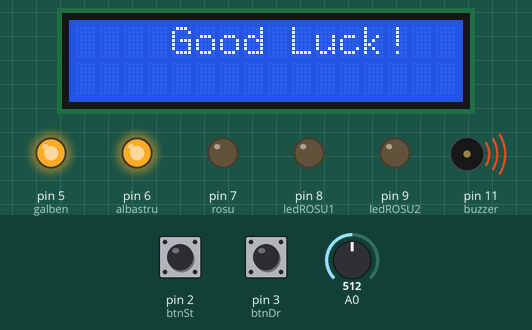
Recording of a sketch running on a simulated Arduino Uno, built with avr-gcc and run on an emulated ATmega328P. Shown: 16×2 character LCD, output pins drawn as LEDs (lit = HIGH), buzzer (waves = sounding). The test bench sets the inputs (shaded band); at power-on: pin 2 (btnSt) HIGH, A0 = 512, pin 3 (btnDr) HIGH. Random numbers use the default seed unless the sketch sets one.

Above: at 1.2 s.
1.3 s: pin 2 (btnSt) pulled LOW for 3.2 s
At 5.2 s:
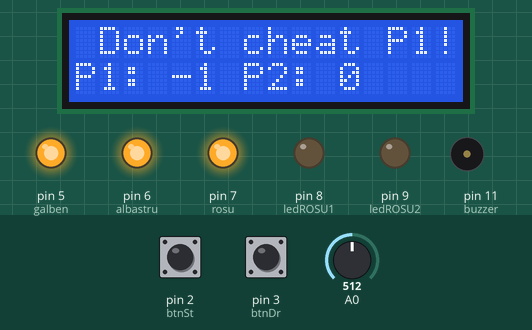
9.0 s: pin 2 (btnSt) pulled LOW for 1 s
At 10.9 s:
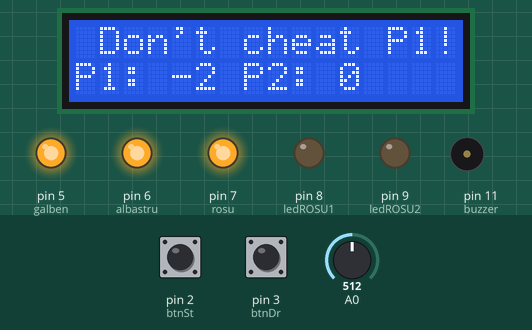
11.5 s: A0 set to 511
At 17.3 s:
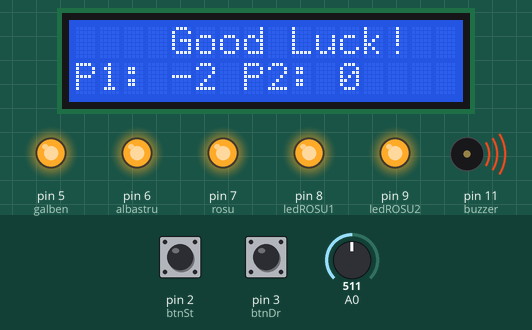
17.5 s: pin 2 (btnSt) pulled LOW for 0.15 s
At 18.1 s:
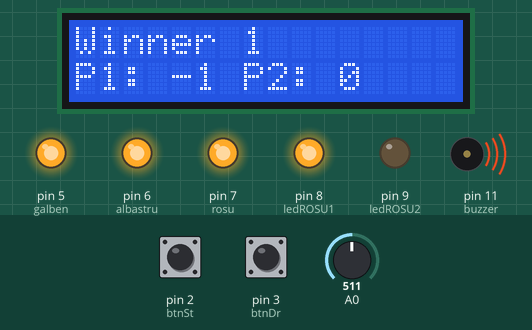
Timing chart, 0 to 23.3 s (numbered marks = the images above; inputs shaded):
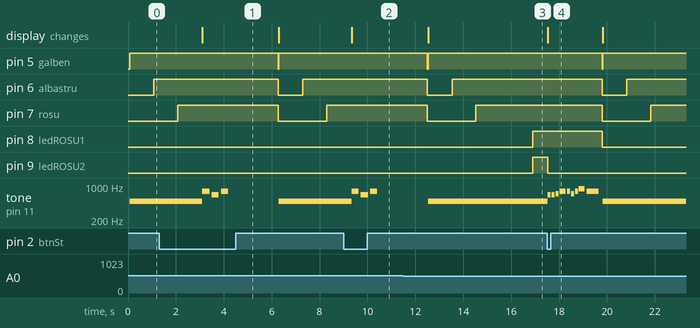

Measured:
- after the input at 1.3 s, pin 5 (galben): HIGH → LOW after 5.0 s, → HIGH 0.03 s later; pin 6 (albastru): HIGH → LOW after 5.0 s, → HIGH 1.0 s later; tone on pin 11 (buzzer): plays 784 Hz for 0.30 s, 659 Hz for 0.30 s, 784 Hz for 0.30 s, 490 Hz for 2.7 s, starting after 1.8 s; the display: changes after 1.8 s (image 1)
- after the input at 9.0 s, tone on pin 11 (buzzer): plays 784 Hz for 0.30 s, 659 Hz for 0.30 s, 784 Hz for 0.30 s, starting after 0.33 s; the display: changes after 0.33 s (image 2)
- after the input at 11.5 s, pin 8 (ledROSU1), pin 9 (ledROSU2): LOW → HIGH after 5.4 s
- after the input at 17.5 s, pin 5 (galben): HIGH → LOW after 2.3 s, → HIGH 0.03 s later; pin 6 (albastru): HIGH → LOW after 2.3 s, → HIGH 1.0 s later; pin 7 (rosu): HIGH → LOW after 2.3 s, → HIGH 2.0 s later; pin 8 (ledROSU1): HIGH → LOW after 2.3 s; pin 9 (ledROSU2): HIGH → LOW at once; the display: changes at once (image 4)

The sketch:

reflexGame.ino
```cpp
#include <Wire.h>
#include <LiquidCrystal_I2C.h>
#include <pitches.h>

LiquidCrystal_I2C lcd(0x27,16,2);

int ledROSU1 = 8;
int ledROSU2 = 9;
int buzzer = 11;
int galben = 5, albastru = 6 , rosu = 7;
int btnSt = 2, btnDr = 3;
bool gameON = 0;
int randomD;
int score1=0, score2=0;
long prevTime;

int melody[] = {
  NOTE_E5, NOTE_E5, NOTE_F5, NOTE_G5, NOTE_G5, NOTE_F5, NOTE_G5, NOTE_A5, NOTE_G5
};

int noteDurations[] = {
  8, 8, 8, 4, 8, 8, 8, 4, 2
};

void setup() {
  lcd.init();
  lcd.backlight();
  pinMode(ledROSU1, OUTPUT);
  pinMode(ledROSU2, OUTPUT);
  pinMode(buzzer, OUTPUT);
  pinMode(galben, OUTPUT);
  pinMode(albastru, OUTPUT);
  pinMode(rosu, OUTPUT);
  pinMode(btnSt, INPUT_PULLUP);
  pinMode(btnDr, INPUT_PULLUP);
  lcd.setCursor(4,0);
  lcd.print("Good Luck!");
}

void restart()
{
    digitalWrite(ledROSU1, LOW);
    digitalWrite(ledROSU2, LOW);
    digitalWrite(galben, LOW);
    digitalWrite(rosu, LOW);
    digitalWrite(albastru, LOW);
    gameON=1;
    lcd.setCursor(0,0);
    lcd.print("                ");
    lcd.setCursor(4,0);
    lcd.print("Good Luck!");
}

void victorySound()
{
  for(int i=0; i<9; i++)
      {
        int noteD = 1000/ noteDurations[i];
        tone(buzzer, melody[i], noteD);
        delay(noteD * 1.3);
        noTone(buzzer);
      }
}

void cheatSound()
{
  int time=300;
  tone(buzzer, NOTE_G5, time);
  delay(1.30*time);
  tone(buzzer, NOTE_E5, time);
  delay(1.30*time);
  tone(buzzer, NOTE_G5, time);
  delay(1.30*time);
  noTone(buzzer);
}

void score()
{
  lcd.setCursor(0,1);
  lcd.print("P1: ");
  lcd.setCursor(4,1);
  lcd.print(score1);
  lcd.setCursor(7,1);
  lcd.print("P2: ");
  lcd.setCursor(11,1);
  lcd.print(score2);
}

void loop() {


    gameON=0;
    randomSeed(analogRead(A0));
    randomD=random(1000,5000);
    digitalWrite(galben, HIGH);
    analogWrite(buzzer, 500);
    delay(500);
    analogWrite(buzzer, 0);
    delay(500);
    digitalWrite(albastru, HIGH);
    analogWrite(buzzer, 500);
    delay(500);
    analogWrite(buzzer, 0);
    delay(500);
    digitalWrite(rosu, HIGH);
    analogWrite(buzzer, 500);
    delay(500);
    analogWrite(buzzer, 0);
    delay(500);
    prevTime = millis();
    while (millis() - prevTime < randomD) {
      if (digitalRead(btnSt) == LOW) {
        score1--;
        lcd.clear();
        lcd.setCursor(1, 0);
        lcd.print("Don't cheat P1!");
        score();
        cheatSound();
        delay(2000);
        restart();
        return;
      }

      if (digitalRead(btnDr) == LOW) {
        score2--;
        lcd.clear();
        lcd.setCursor(1, 0);
        lcd.print("Don't cheat P2!");
        score();
        cheatSound();
        delay(2000);
        restart();
        return;
      }
    }
    while(gameON == 0)
    {
        digitalWrite(ledROSU1, HIGH);
        digitalWrite(ledROSU2, HIGH);

        if(digitalRead(btnSt) == 0)
        {
          score1++;
          lcd.setCursor(4,0);
          lcd.print("           ");
          lcd.setCursor(0,0);
          lcd.print("Winner 1");
          lcd.setCursor(0,1);
          digitalWrite(ledROSU2, LOW);
          score();
          victorySound();
          restart();
        }
        else if(digitalRead(btnDr) == 0)
        {
          score2++;
          lcd.setCursor(4,0);
          lcd.print("           ");
          lcd.setCursor(0,0);
          lcd.print("Winner 2");
          score();
          digitalWrite(ledROSU1, LOW);
          victorySound();
          restart();
      }
    }

}
```
